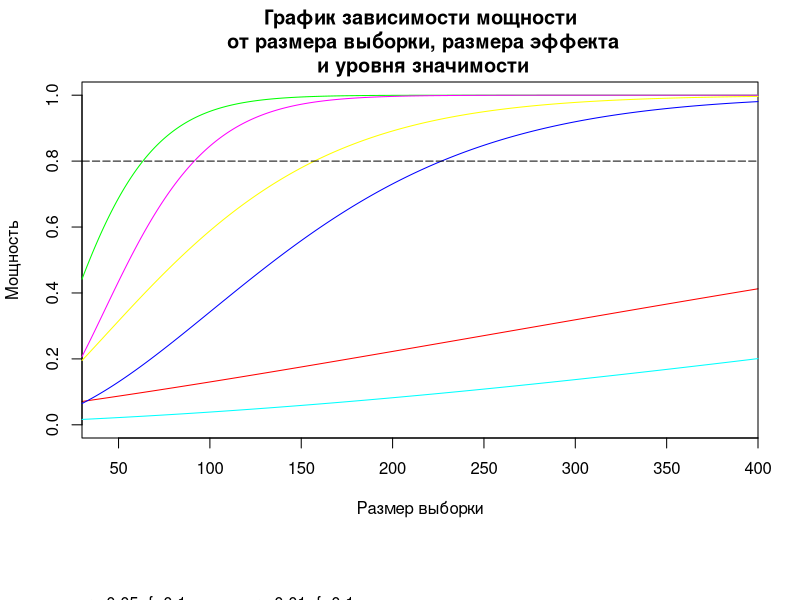
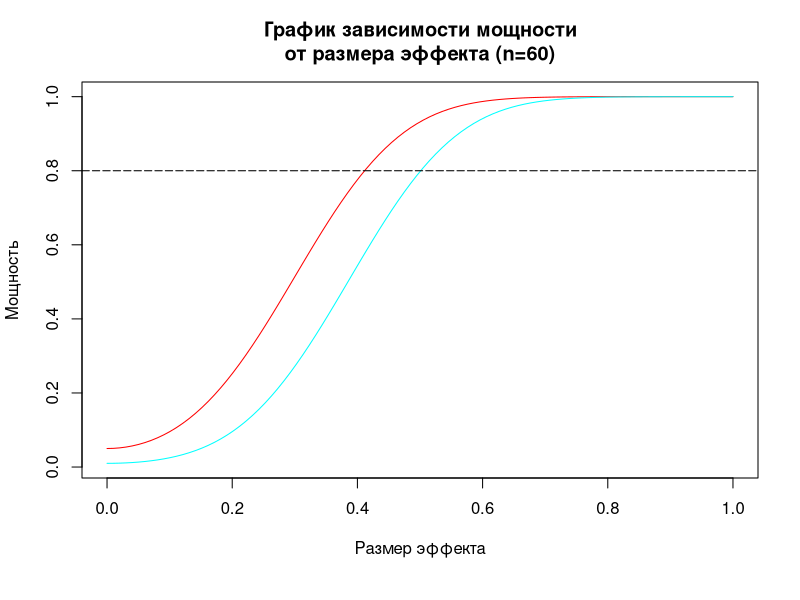
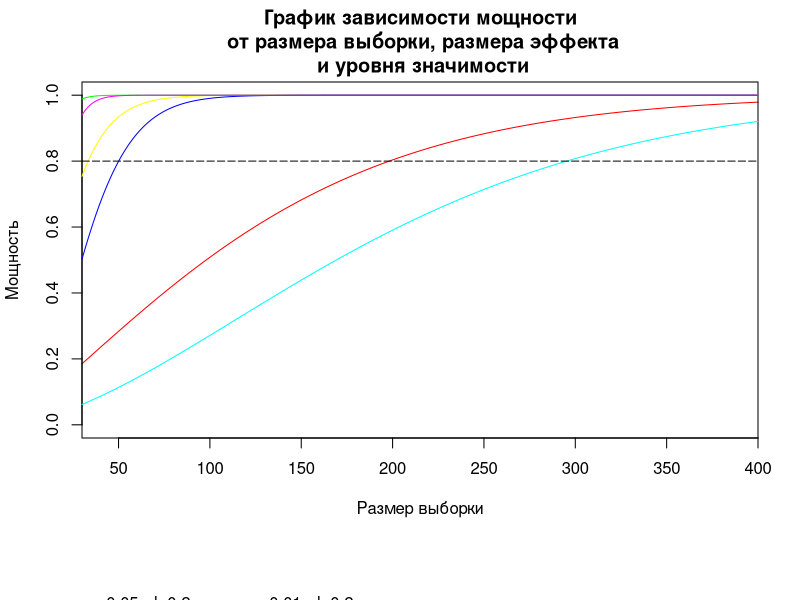

Source code (R) for these figures, in order:
library("pwr")
size <- seq(30, 400, 1)
f <- c(0.1, 0.25, 0.4) # размеры эффекта для ANOVA
sig <- c(0.05, 0.01) # уровни значимости
groups <- 3

# Функция вычисляет мощность для заданного объёма выборки
# n - общий объём выборки
power.test.anova <- function(groups, n, f, sig = 0.05) {
  fit <- pwr.anova.test(k = groups, n = size/groups, f = f, sig.level = sig, power = NULL)
  power <- fit$power
}
# Расчёт мощности для всех f и sig и внесение значений в столбцы матрицы tab
tab.size <- NULL
for (i in sig) {
  for (j in f) {
    b <- power.test.anova(f = j, sig = i, groups = groups, n = size)
    tab.size <- cbind(tab.size, b)
    rm(b)
  }
}
colnames(tab.size) <- rep(f,2)
rownames(tab.size) <- size

# График зависимости мощности\n от размера выборки, размера эффекта\n и уровня значимости на основании tab и size
colors <- rainbow(length(f)*length(sig))
#par(mar=c(5, 4, 4, 2) + 0.1, xpd = FALSE)
par(mar=c(8, 4, 4, 2) + 0.1, xpd = TRUE)
matplot(size, tab.size, type = "l", lty = 1, col = colors, xlab = "Размер выборки", ylab = "Мощность", xlim = range(size), ylim = c(0, 1),  xaxs = "i", yaxs = "r")
abline(h = 0.8, lty = "longdash", xpd = FALSE)
title(main = "График зависимости мощности\n от размера выборки, размера эффекта\n и уровня значимости")
legend(0, -0.6, legend = c("p=0.05; f=0.1", "p=0.05; f=0.25", "p=0.05; f=0.4", "p=0.01; f=0.1", "p=0.01; f=0.25", "p=0.01; f=0.4"), col = colors, lwd = 1, lty = 1, bty = "n", xpd = TRUE, xjust=0, yjust=0.5, ncol = 2)
par(mar=c(5, 4, 4, 2) + 0.1, xpd = FALSE)

tab.power <- NULL
f <- seq(0, 1, length = 100)
size=60
for (i in sig) {
  b <- power.test.anova(f = f, sig = i, groups = groups, n = size)
  tab.power <- cbind(tab.power, b)
  rm(b)
}
colnames(tab.power) <- sig

# График зависимости мозности от размера эффекта и уровня значимости для выборки в 60 человек
colors <- rainbow(length(sig))
par(mar=c(6, 4, 4, 2) + 0.1, xpd = TRUE)
matplot(f, tab.power, type = "l", lty = 1, col = colors, xlab = "Размер эффекта", ylab = "Мощность")
abline(h = 0.8, lty = "longdash", xpd = FALSE)
title(main = "График зависимости мощности\nот размера эффекта (n=60)")
legend(0, -0.4, legend = c("p=0.05", "p=0.01"), col = colors, lwd = 1, lty = 1, bty = "n", xpd = TRUE, xjust=0, yjust=0.5, ncol = 2)
par(mar=c(5, 4, 4, 2) + 0.1, xpd=FALSE)

d <- c(0.2, 0.5, 0.8)
size <- seq(30, 400, 1)
power.test.paired <- function(n, d, sig = 0.05) {
  fit <- pwr.t.test(n = n, d = d, sig.level = sig, power = NULL, type = "paired")
  power <- fit$power
}
# Расчёт мощности для всех f и sig и внесение значений в столбцы матрицы tab
tab.size.p <- NULL
for (i in sig) {
  for (j in d) {
    b <- power.test.paired(d = j, sig = i, n = size)
    tab.size.p <- cbind(tab.size.p, b)
    rm(b)
  }
}
colnames(tab.size.p) <- rep(d,2)
rownames(tab.size.p) <- size

# График зависимости мощности от размеры выборки, размеры эффекта и уровня значимости для зависимых выборок
colors <- rainbow(length(d)*length(sig))
par(mar=c(8, 4, 4, 2) + 0.1, xpd = TRUE)
matplot(size, tab.size.p, type = "l", lty = 1, col = colors, xlab = "Размер выборки", ylab = "Мощность", xlim = range(size), ylim = c(0, 1),  xaxs = "i", yaxs = "r")
abline(h = 0.8, lty = "longdash", xpd = FALSE)
title(main = "График зависимости мощности\n от размера выборки, размера эффекта\n и уровня значимости")
legend(0, -0.6, legend = c("p=0.05; d=0.2", "p=0.05; d=0.5", "p=0.05; d=0.8", "p=0.01; d=0.2", "p=0.01; d=0.5", "p=0.01; d=0.8"), col = colors, lwd = 1, lty = 1, bty = "n", xpd = TRUE, xjust=0, yjust=0.5, ncol = 2)
par(mar=c(5, 4, 4, 2) + 0.1, xpd = FALSE)
